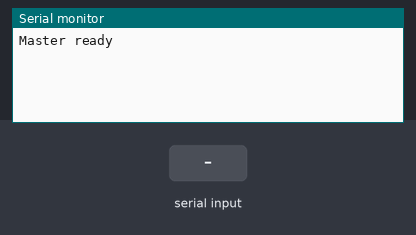
The sketch below on a simulated Arduino Mega 2560, built with avr-gcc and run on an emulated ATmega2560. Shown: the last lines printed to the serial monitor. Inputs (shaded band) come from the test bench.

Above: at 1.2 s.
1.3 s: "1" received over the second serial link
At 3.3 s:
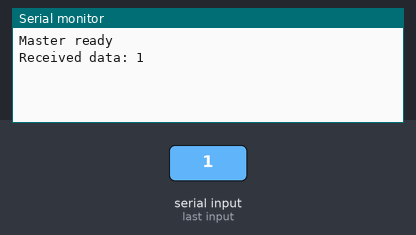
3.8 s: "0" received over the second serial link
At 5.2 s:
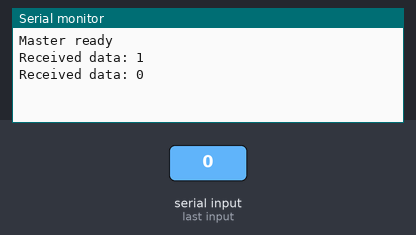
5.3 s: "2" received over the second serial link
At 7.6 s:
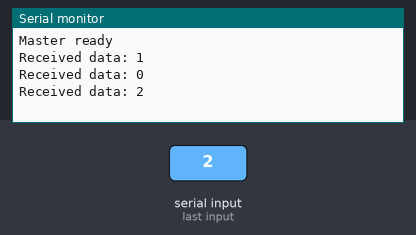

Measured:
- after the input at 1.3 s, the serial monitor: prints a new line after 1.0 s (image 1)
- after the input at 3.8 s, the serial monitor: prints a new line after 1.0 s (image 2)
- after the input at 5.3 s, the serial monitor: prints a new line after 1.0 s (image 3)

The sketch:

HC05_receiver.ino
```cpp
/*
Simple test code to test the HC-05 module
HC-05 vs HC-06: HC-06 can only be a slave, while HC-05 can be both master and slave.
Communication over Serial

Always check voltage!

Wiring:
- VCC to 5V
- GND to GND
- TX to RX
- RX to TX
- (optional) STATE to pin 7 (to check if the module is connected)

*/

/*
Pairing challenge:
To pair multiple diadic pairs of HC-05 Bluetooth modules, you need to configure each pair separately using AT commands.

    Enter AT Command Mode:
        Connect the HC-05 module to your Arduino.
        Hold the EN pin button while powering the module to enter AT command mode.
        The LED should blink slowly, indicating that you are in AT command mode.

    Configure the Slave Module:
        Open the Serial Monitor in the Arduino IDE with a baud rate of 38400 and both NL & CR selected.
        Send the following AT commands to configure the slave module:

        AT+ROLE=0       // Set the module as a slave
        AT+ADDR?        // Get the address of the slave module

        Note down the address of the slave module.

    Configure the Master Module:
        Connect the master module to your Arduino and enter AT command mode.
        Send the following AT commands to configure the master module:

        AT+ROLE=1       // Set the module as a master
        AT+CMODE=0      // Set the connection mode to fixed address
        AT+BIND=<slave_address>  // Bind the master to the slave's address (Replace <slave_address> with the address you noted from the slave module)

    Repeat for Each Pair:
        Repeat the above steps for each pair of HC-05 modules, ensuring that each master is bound to its corresponding slave.

    Exit AT Command Mode:
        Once configured, power cycle the modules to exit AT command mode and enter normal operation mode.
*/

// this is the script for the receiver (master)

void setup() {
  Serial.begin(9600);
  // open commz with the BT module
  Serial1.begin(9600); // check the baud rate of the  module
  Serial.println("Master ready");
}

void loop() {
// Send command to slave
  Serial1.println("READ");

// wait for a response
  delay(100);

  if (Serial1.available()) {
    String data = Serial1.readString();
    Serial.println("Received data: " + data);
  }
}
```
